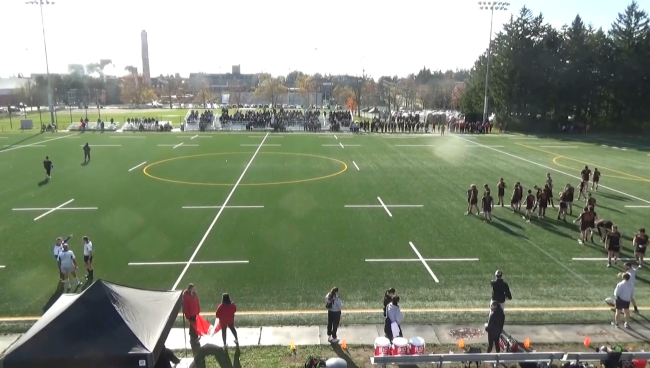
#> input picture Waterloo_Field_Overview-1.jpg, 1300 x 735 px (shown at 1/2 size)
$ python edge_detection.py
#> lines starting #> are read from the running program, lines starting #| are printed output that depends on the picture; after the words box and inside, x2 and y2 are one past the last pixel; in counts of white or black regions, pixels touching at a corner belong together
import cv2
import numpy as np
from matplotlib import pyplot as plt

# Load the image
image = cv2.imread("Waterloo_Field_Overview-1.jpg")
#> image is the input picture: shape (735, 1300, 3); mean B, G, R 122.3, 142.7, 133.3

# Convert to grayscale
gray = cv2.cvtColor(image, cv2.COLOR_BGR2GRAY)
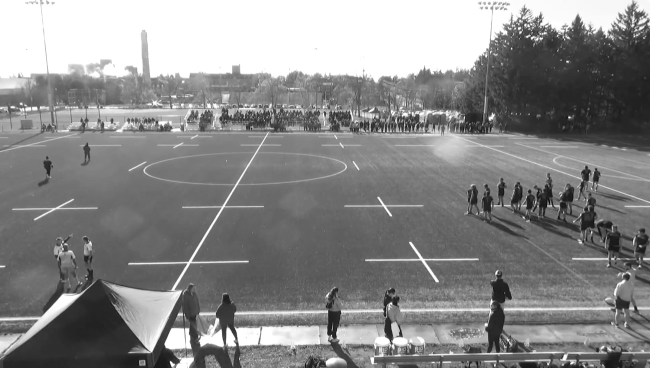
#> gray: shape (735, 1300) (shown at 1/2 size); min 2, max 255, mean 137.5

# Apply Gaussian blur to reduce noise
blurred = cv2.GaussianBlur(gray, (5, 5), 0)

# Detect edges using Canny edge detection
edges = cv2.Canny(blurred, threshold1=150, threshold2=350)
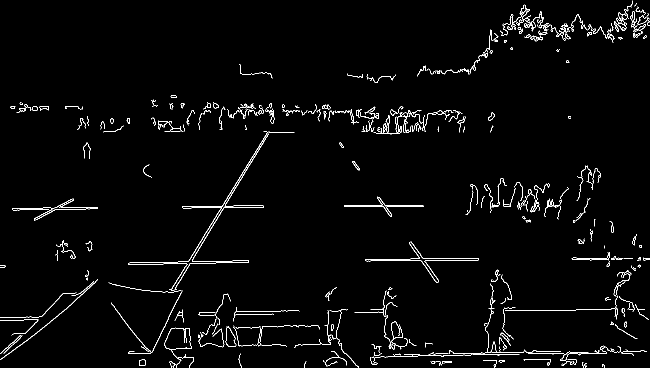
#> edges: shape (735, 1300) (shown at 1/2 size); 2.2% white in thin lines or dots

# Show the edge
plt.imshow(edges, cmap="gray")
plt.axis("off")
plt.show()

# Apply Hough Line Transform
lines = cv2.HoughLinesP(edges, rho=1, theta=np.pi / 180, threshold=80, minLineLength=50, maxLineGap=10)
#> lines = 59 rows, first 6: [345, 584, 538, 263], [761, 713, 887, 711], [914, 707, 1064, 704], [688, 413, 844, 413], [416, 412, 489, 411], [894, 517, 956, 516]

# Create an empty image to draw the lines
line_image = np.zeros_like(image)

# Draw the detected lines
if lines is not None:
    for line in lines:
        x1, y1, x2, y2 = line[0]
        cv2.line(line_image, (x1, y1), (x2, y2), (255, 255, 255), thickness=5)  # White lines
#> this loop made 59 passes
#> (x1, y1, x2, y2) on passes 1 to 12: (345, 584, 538, 263), (761, 713, 887, 711), (914, 707, 1064, 704), (688, 413, 844, 413), (416, 412, 489, 411), (894, 517, 956, 516), (712, 625, 771, 624), (689, 410, 846, 410), (86, 415, 162, 415), (730, 521, 892, 521), (413, 464, 519, 289), (567, 221, 740, 224)
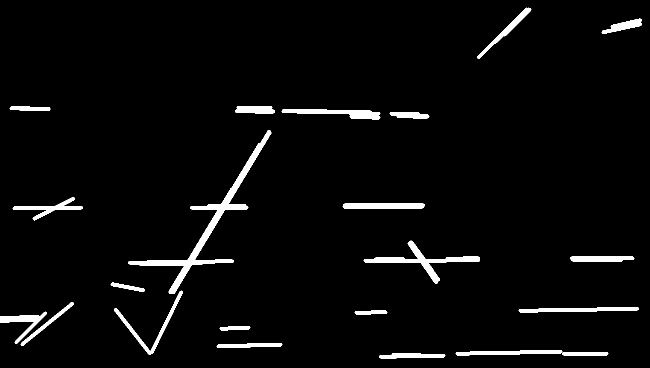
#> line_image: shape (735, 1300, 3) (shown at 1/2 size); 3.4% white; 22 white regions, largest, box (x1, y1, x2, y2) and area: (256, 260, 543, 588) 7191, (727, 481, 960, 568) 3149, (563, 218, 761, 239) 2033

# Show the detected lines
plt.imshow(cv2.cvtColor(line_image, cv2.COLOR_BGR2RGB))
plt.axis("off")
plt.show()

$ run again, with test.jpg copied over Waterloo_Field_Overview-1.jpg
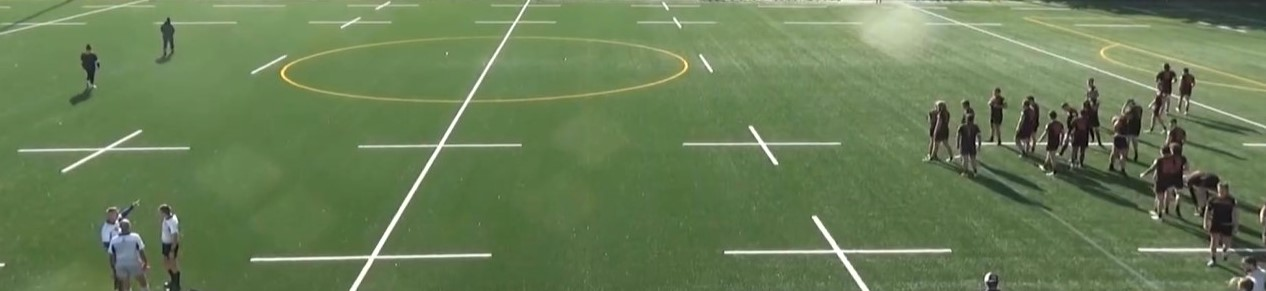
#> input picture test.jpg, 1266 x 291 px
#> image is the input picture: shape (291, 1266, 3); mean B, G, R 85.7, 125.6, 104.8
#> `edges = cv2.Canny(blurred, threshold1=150, threshold2=350)`:
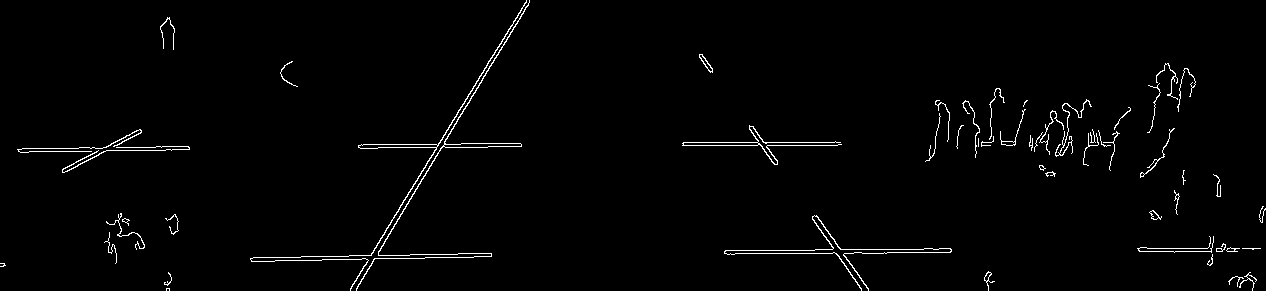
#> edges: shape (291, 1266); 1.6% white in thin lines or dots
#> lines = 21 rows, first 6: [356, 290, 529, 1], [322, 259, 441, 257], [683, 142, 840, 142], [682, 145, 837, 145], [20, 152, 145, 150], [724, 253, 886, 253]
#> the loop `for line in lines:` made 21 passes
#> after the loop `for line in lines:`:
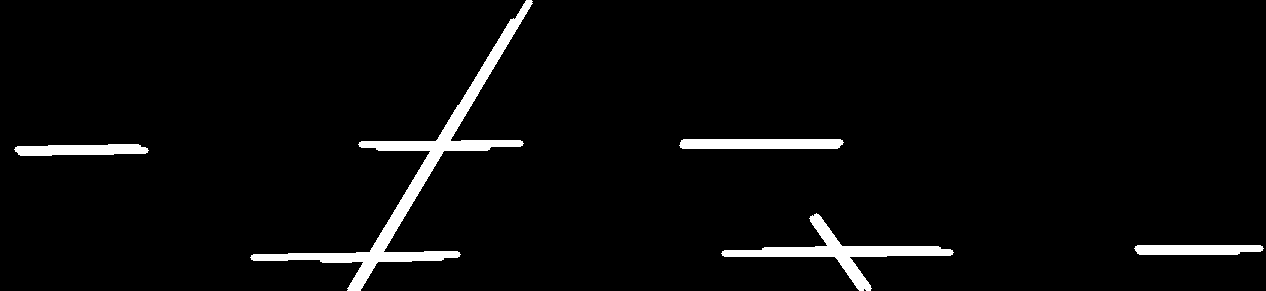
#> line_image: shape (291, 1266, 3); 3.9% white; 5 white regions, box (x1, y1, x2, y2) and area: (250, 0, 533, 291) 6956, (721, 213, 954, 291) 3166, (679, 139, 844, 149) 1610, (14, 144, 149, 156) 1300, (1134, 245, 1264, 255) 1196

$ run again, with basic_field_frame_comparison_GFTT_1.png saved as Waterloo_Field_Overview-1.jpg
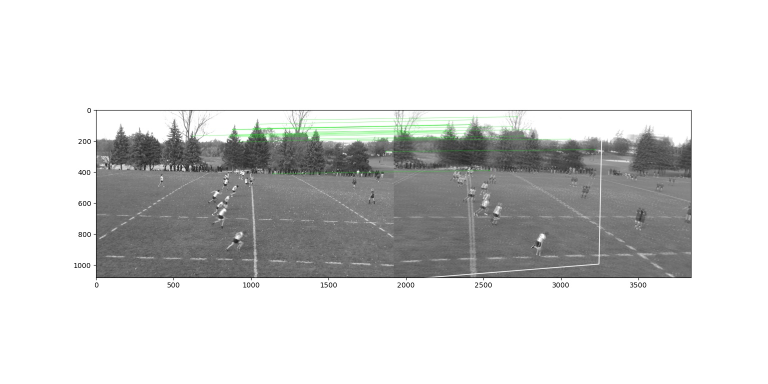
#> input picture basic_field_frame_comparison_GFTT_1.png, 1536 x 767 px (shown at 1/2 size)
#> image is the input picture: shape (767, 1536, 3); mean B, G, R 213.3, 214, 213.3
#> `edges = cv2.Canny(blurred, threshold1=150, threshold2=350)`:
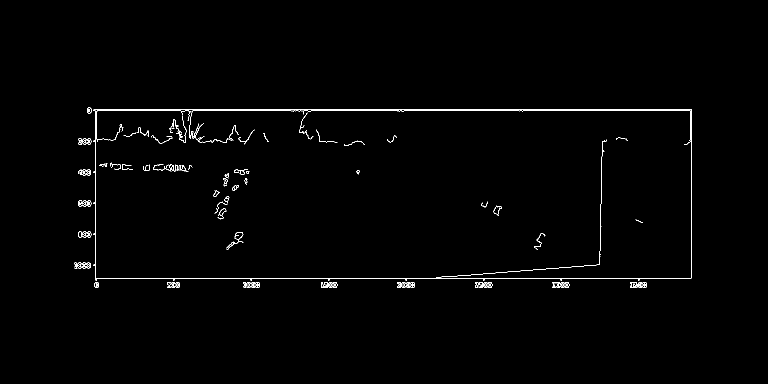
#> edges: shape (767, 1536) (shown at 1/2 size); 0.83% white in thin lines or dots, all inside (x1, y1, x2, y2) = (149, 215, 1384, 576)
#> lines = [[174, 219, 1383, 219], [174, 221, 1383, 221], [191, 556, 1382, 556], [191, 575, 191, 222], [1383, 555, 1383, 220], [1200, 512, 1203, 313], [901, 553, 1106, 536], [1027, 543, 1198, 528]]
#> the loop `for line in lines:` made 8 passes
#> after the loop `for line in lines:`:
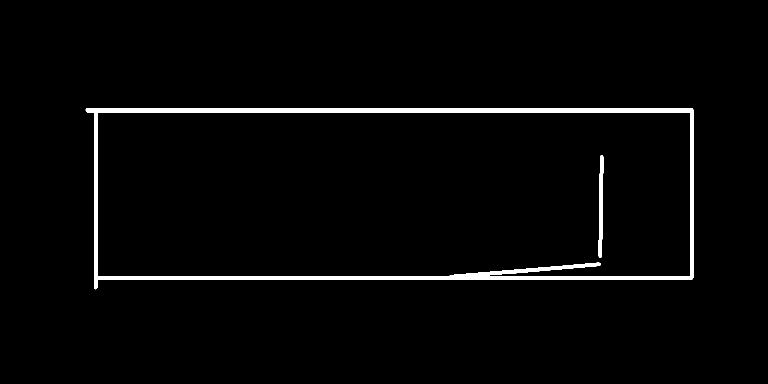
#> line_image: shape (767, 1536, 3) (shown at 1/2 size); 2.3% white; 2 white regions, box (x1, y1, x2, y2) and area: (171, 216, 1387, 579) 26046, (1197, 310, 1207, 516) 1421

$ run again, with basic_field_frame_comparison_GFTT_2.png saved as Waterloo_Field_Overview-1.jpg
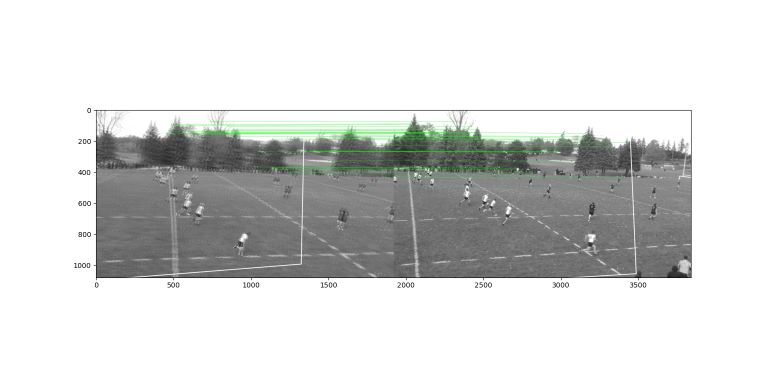
#> input picture basic_field_frame_comparison_GFTT_2.png, 1536 x 767 px (shown at 1/2 size)
#> image is the input picture: shape (767, 1536, 3); mean B, G, R 214, 215.3, 214
#> `edges = cv2.Canny(blurred, threshold1=150, threshold2=350)`:
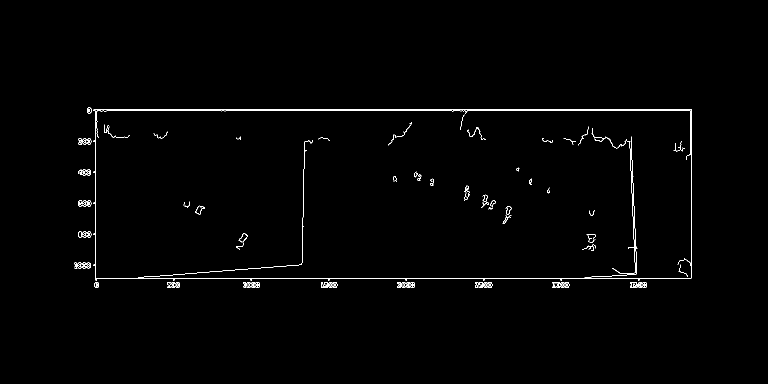
#> edges: shape (767, 1536) (shown at 1/2 size); 0.83% white in thin lines or dots, all inside (x1, y1, x2, y2) = (149, 215, 1384, 576)
#> lines = [[191, 556, 1382, 556], [174, 219, 1383, 219], [174, 221, 1383, 221], [191, 575, 191, 222], [1383, 555, 1383, 220], [1264, 320, 1269, 456], [318, 552, 523, 535], [1267, 457, 1270, 549], [1259, 283, 1262, 350], [1270, 457, 1273, 547], [456, 541, 603, 528], [1381, 306, 1381, 222]]
#> the loop `for line in lines:` made 12 passes
#> after the loop `for line in lines:`:
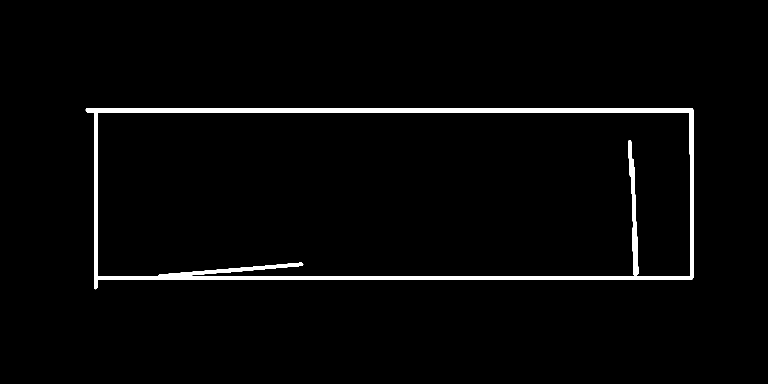
#> line_image: shape (767, 1536, 3) (shown at 1/2 size); 2.4% white; 1 white region, box (x1, y1, x2, y2) and area: (171, 216, 1387, 579) 28450
